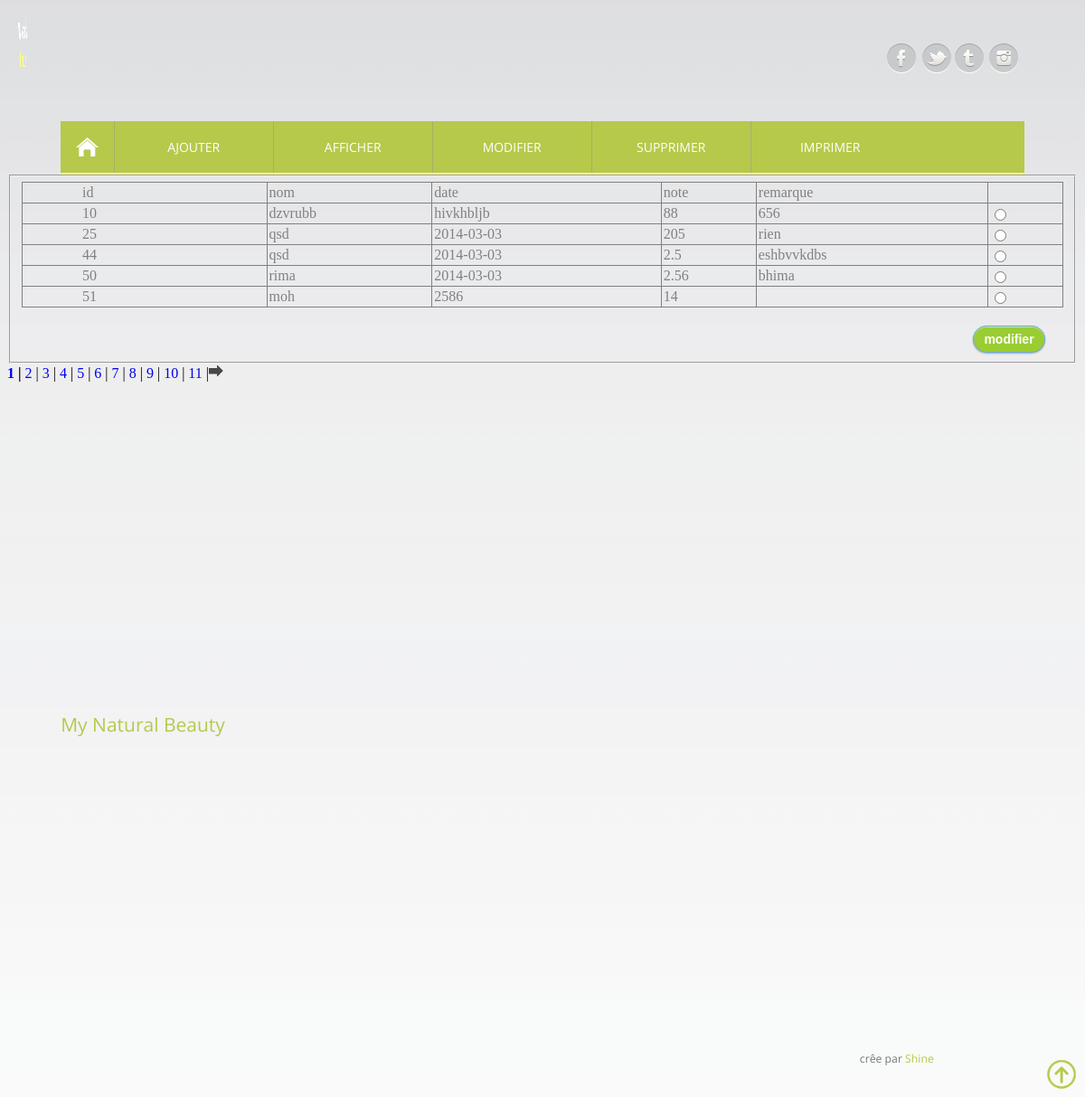
The app's page /projet/modifierproduit.php with its own data.
### tables this page shows
CREATE TABLE IF NOT EXISTS `produit` (
  `id` int(50) NOT NULL AUTO_INCREMENT,
  `nom` varchar(50) NOT NULL,
  `imge` varchar(50) NOT NULL,
  `date` varchar(50) NOT NULL,
  `note` double NOT NULL,
  `remarque` varchar(50) NOT NULL,
  PRIMARY KEY (`id`)
);

### projet/modifierproduit.php (the view, shortened to what this page needs)
<html>
<head>
		<link href="css/style.css" rel="stylesheet" type="text/css"  media="all" />
		<link rel="stylesheet" href="css/superfish.css" media="screen">
		<link href="css/camera.css" rel="stylesheet" type="text/css" media="all" />
</head>
<body style>
<div class="wrap">
	<div class="header">
	<div class="logo">
	       <a href="produitclient.html">
		   <img src="images/logof.png" width="2000px" height="150 px">
		   </div>
	<div class="top-social-icons">
	<ul>
	<li>
	<a class="icon1" href="https://www.facebook.com/pages/My-Natural-Beauty/1441957062708617?ref=ts&fref=ts"></a>
	</li>
	<li>
	<a class="icon2" href="https://twitter.com/MyN_Beauty"></a>
	</li>
	<li>
	<a class="icon3" href="#"></a>
	</li>
	<li>
	<a class="icon4" href="https://twitter.com/MyN_Beauty"></a>
	</li>
	</ul>
	</div>
	</div>
	<div class="top-nav">
	<ul class="sf-menu sf-menu2 sf-js-enabled sf-arrous" id="example">
	     <li class="current home">
		 <a href="produitclient.html"></a>
		 </li>
	     <li>
		 <a href="ajouterproduit.html" class="type1">Ajouter</a>
		 </li>
		<li>
		<a href="afficherproduit.php" class="type1">Afficher</a>
		</li>
		<li>
		<a href="modifierproduit.php" class="type1">Modifier</a>
		</li>
		<li>
		<a href="supprimerproduit.php" class="type1">Supprimer</a>
		</li>
		<li>
		<a href="javascript:self.print()" class="type1">Imprimer </a>
		</li>
		</ul>
		</div>
		</div>
		<fieldset>
	<div class="hajer">
<form method="post" action="recupererproduit.php">
<table border="1"CELLPADDING="2" CELLSPACING="2" WIDTH="100%">
<tr>
        <td>&nbsp  &nbsp  &nbsp  &nbsp  &nbsp &nbsp  &nbsp &nbsp <font color="#808080">id </td></font>
		<td><font color="#808080"> nom </td></font>
		<td> <font color="#808080">date </td></font>
		<td> <font color="#808080">note </td></font>
		<td> <font color="#808080">remarque </td></font>
</tr>
<?php
$count=5;
$page=0;
$rowquery=mysql_fetch_array(mysql_query("select count(*) from produit"));
$rowcount=$rowquery[0];
$requete="select * from produit LIMIT ".$count." OFFSET ".($page*$count);
$resultat =mysql_query($requete) or die(mysql_error());
?>
  <?php while($ligne=mysql_fetch_array($resultat)) { ?>
    <tr>
		<td> &nbsp  &nbsp  &nbsp  &nbsp  &nbsp &nbsp  &nbsp &nbsp <font color="#808080"> <?php echo $ligne['id']; ?> </font></td>
		<td> <font color="#808080"> <?php echo $ligne['nom']; ?> </font></td>
		<td> <font color="#808080"> <?php echo $ligne['date']; ?> </font> </td>
		<td> <font color="#808080"> <?php echo $ligne['note']; ?> </font> </td>
		<td> <font color="#808080"> <?php echo $ligne['remarque']; ?> </font> </td>
		<td> <input type="radio" name="id" value="<?php echo $ligne['id']; ?>" /> </td>
	</tr>
	<?php } ?>
</table>
&nbsp  &nbsp  &nbsp  &nbsp  &nbsp &nbsp  &nbsp &nbsp <input type="submit" value="modifier" />
</form>
</fieldset>
<div class="pagination">
 <?php
 for($i=0;$i<$rowcount;$i+=$count){
	if($page==$i/$count) echo "<b>";
	echo "<a href=\"afficherproduit.php?page=".($i/$count)."\"> ".(($i/$count)+1)." </a> |";
	if($page==$i/$count) echo "</b>";
 }
  if($page<($rowcount/$count)-1) echo "<a href=\"afficherproduit.php?page=".($page+1)."\"><img src=../images/right.png width=16px /></a>";
   ?>
   </div>
<div class="footer">
	<div class="wrap">
	<div class="footer-left">
	<a href="file:///C:/wamp/www/web/index.html">My Natural Beauty </a>
	</div>
	<div class="footer-right">
	<p>
	cr&ecirc;e par
	<a href="http://wa3layouts.com/">Shine</a>
	</p>
	<a href="#" id="toTop" style="display:block;">
	</a>
</div>
</div>
</div>
</body>
</html>

### projet/css/style.css (style rules this page uses)
ol,ul { list-style:none;margin:0px;padding:0px; }
table { border-collapse:collapse;border-spacing:0; }
a { text-decoration:none; }
img { max-width:100%;margin-left:0px; }
body { background: #ffffff url(../images/body-bg.gif) 0 0 repeat-x; }
.hajer { color:#808080; }
.wrap { width:70%; margin:0 auto }
.logo { float:left; margin-top:-40px; margin-right:1100px; margin-left:-50px; }
.top-social-icons { float:right; margin-top: -70px; margin-right:5px; }
.top-social-icons ul li { display: inline-block; }
.icon1 { width: 34px; height: 33px; background: url(../images/sicoal-icons.png) -121px 0px no-repeat; display: inline-block; -webkit-transition: background 0.5s ease; -moz-transition: background 0.5s ease; -o-transition: background 0.5s ease; transition: background 0.5s ease; }
.icon2 { width: 34px; height: 33px; background: url(../images/sicoal-icons.png) -161px 0px no-repeat; display: inline-block; -webkit-transition: background 0.5s ease; -moz-transition: background 0.5s ease; -o-transition: background 0.5s ease; transition: background 0.5s ease; }
.icon3 { width: 34px; height: 33px; background: url(../images/sicoal-icons.png) -82px 0px no-repeat; display: inline-block; -webkit-transition: background 0.5s ease; -moz-transition: background 0.5s ease; -o-transition: background 0.5s ease; transition: background 0.5s ease; }
.icon4 { width: 34px; height: 33px; background: url(../images/sicoal-icons.png) -41px 0px no-repeat; display: inline-block; -webkit-transition: background 0.5s ease; -moz-transition: background 0.5s ease; -o-transition: background 0.5s ease; transition: background 0.5s ease; }
.footer { font-family: 'Open Sans', sans-serif; font-size: 0.875em; color:#777; padding: 1em 0; border-top: 1px solid #eee; }
.footer-left { float:left; margin-right:700px; margin-top:350px; }
.footer-left a { color:#B6C94B; -webkit-transition: all 0.3s ease-out; -moz-transition: all 0.3s ease-out; -ms-transition: all 0.3s ease-out; -o-transition: all 0.3s ease-out; transition: all 0.3s ease-out; font-size:1.5em; }
.footer-right { float:right; margin-top: 0.5em; }
.footer-right p { font-family: 'Open Sans', sans-serif; font-size: 0.875em; color:#777; margin-top:340px; margin-left: 50px; margin-right:100px; }
.footer-right p a { color:#B6C94B; -webkit-transition: all 0.3s ease-out; -moz-transition: all 0.3s ease-out; -ms-transition: all 0.3s ease-out; -o-transition: all 0.3s ease-out; transition: all 0.3s ease-out; }
#toTop { display: none; text-decoration: none; position: fixed; bottom: 9px; right: 10px; overflow: hidden; width: 32px; height: 32px; border: none; text-indent: 100%; background: url(../images/top.png) no-repeat right top; }
.sf-menu2 { border-bottom:none; }
@media only screen and (max-width: 1280px) and (min-width: 1024px) { .wrap { width:90%; } }
input[type=submit] { float: right; margin-right: 20px; margin-top: 20px; width: 80px; height: 30px; font-size: 14px; font-weight: bold; color: #fff; background-color:#9ACD32; border-radius: 30px; border: 1px solid #66add6; box-shadow: 0 1px 2px rgba(0, 0, 0, .3), inset 0 1px 0 rgba(255, 255, 255, .5); cursor: pointer; }

### projet/modifierproduit.php (style rules this page uses)
a.type1 { color: white; }

### records on screen
produit: id "10", nom "dzvrubb", date "hivkhbljb", note "88", remarque "656"
produit: id "25", nom "qsd", date "2014-03-03", note "205", remarque "rien"
produit: id "44", nom "qsd", date "2014-03-03", note "2.5", remarque "eshbvvkdbs"
produit: id "50", nom "rima", date "2014-03-03", note "2.56", remarque "bhima"
produit: id "51", nom "moh", date "2586", note "14"
